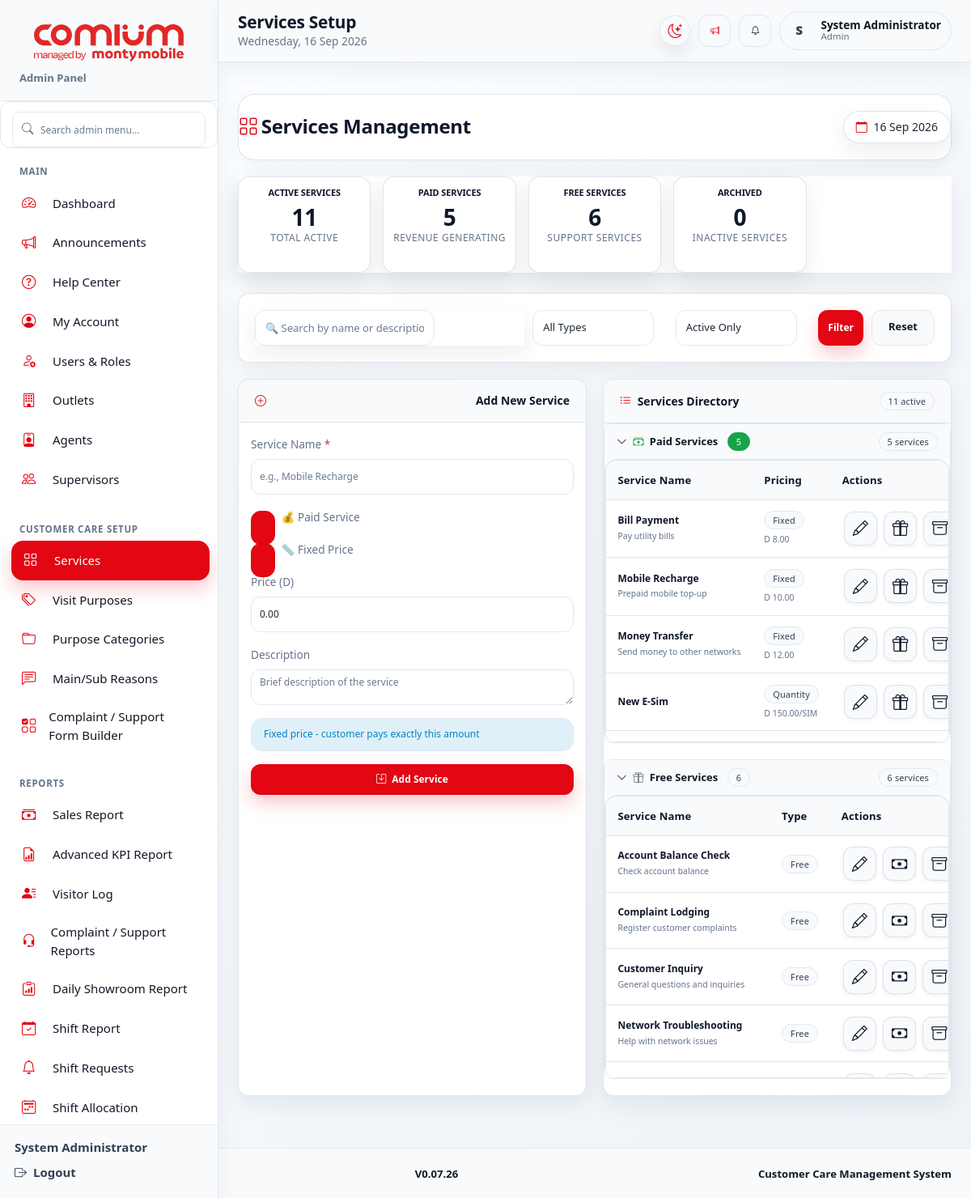
Screenshot of /admin/services.php (signed in) with the database file from the repository.
### tables this page shows
CREATE TABLE `services` (
  `id` int NOT NULL,
  `name` varchar(100) NOT NULL,
  `price` decimal(10,2) NOT NULL,
  `is_paid` tinyint(1) DEFAULT '1',
  `description` text,
  `is_active` tinyint(1) DEFAULT '1',
  `created_at` timestamp NULL DEFAULT CURRENT_TIMESTAMP,
  `is_fixed_price` tinyint(1) DEFAULT '1' COMMENT 'TRUE = Fixed price, FALSE = Customer can pay any amount',
  `min_amount` decimal(10,2) DEFAULT NULL COMMENT 'Minimum amount for flexible pricing',
  `max_amount` decimal(10,2) DEFAULT NULL COMMENT 'Maximum amount for flexible pricing',
  `is_quantity_based` tinyint(1) DEFAULT '0' COMMENT 'TRUE = Price is per unit, multiply by quantity',
  `unit_name` varchar(50) DEFAULT 'unit' COMMENT 'e.g., SIM, GB, minute, etc.',
  `allow_custom_quantity` tinyint(1) DEFAULT '1'
);

### admin/services.php (the view, shortened to what the rows shown need)
<?php
require_once '../config.php';
$search = isset($_GET['search']) ? mysqli_real_escape_string($conn, (string)($_GET['search'] ?? '')) : '';
$show_inactive = isset($_GET['show_inactive']) && $_GET['show_inactive'] == '1';
$filter_type = isset($_GET['type']) ? mysqli_real_escape_string($conn, (string)($_GET['type'] ?? '')) : '';
if ($search || $filter_type) {
    $where_conditions = [];
    if ($show_inactive) {
        $where_conditions[] = "(is_active = 1 OR is_active = 0)";
    } else {
        $where_conditions[] = "is_active = 1";
    }
    if ($filter_type == 'paid') {
        $where_conditions[] = "is_paid = 1";
    } elseif ($filter_type == 'free') {
        $where_conditions[] = "is_paid = 0";
    }
    if ($search) {
        $where_conditions[] = "(name LIKE '%$search%' OR description LIKE '%$search%')";
    }
    $where_sql = !empty($where_conditions) ? "WHERE " . implode(" AND ", $where_conditions) : "";
    $services_query = "SELECT * FROM services $where_sql ORDER BY is_active DESC, is_paid DESC, name";
} elseif ($show_inactive) {
    $services_query = "SELECT * FROM services ORDER BY is_active DESC, is_paid DESC, name";
} else {
    $services_query = "SELECT * FROM services WHERE is_active = 1 ORDER BY is_paid DESC, name";
}
$services_result = mysqli_query($conn, $services_query);
$paid_services = [];
$free_services = [];
$inactive_services = [];
while ($service = mysqli_fetch_assoc($services_result)) {
    if ($service['is_active'] == 0) {
        $inactive_services[] = $service;
    } else if ($service['is_paid'] == 1) {
        $paid_services[] = $service;
    } else {
        $free_services[] = $service;
    }
}
?>
<!DOCTYPE html>
<html lang="en">
<head>
    <link href="https://cdn.jsdelivr.net/npm/bootstrap@5.3.0/dist/css/bootstrap.min.css" rel="stylesheet">
    <link rel="stylesheet" href="https://cdn.jsdelivr.net/npm/bootstrap-icons@1.11.0/font/bootstrap-icons.css">
<link rel="stylesheet" href="<?php echo appAsset('assets/css/sis-page-components.css'); ?>">
<link rel="stylesheet" href="<?php echo appAsset('assets/css/sis-theme.css'); ?>">
</head>
<body class="sis-app-body">
<?php require_once dirname(__DIR__) . '/include/side_header.php'; sisRenderLayoutStart('admin'); ?>
    <div class="main-content">
        <div class="two-col">
            <div class="card">
                <div class="card-body p-0">
                    <?php if (count($paid_services) > 0): ?>
                    <div class="service-group" data-group="paid">
                        <div class="service-list">
                            <div class="table-scroll">
                                <table class="compact-table">
                                    <thead>
                                        <tr>
                                            <th>Service Name</th>
                                            <th>Pricing</th>
                                            <th class="sis-u-e3d221c5">Actions</th>
                                        </tr>
                                    </thead>
                                    <tbody>
                                        <?php foreach ($paid_services as $service):
                                            $price_display = '';
                                            if($service['is_quantity_based']) {
                                                $price_display = 'D ' . number_format($service['price'], 2) . '/' . ($service['unit_name'] ?? 'unit');
                                            } else {
                                                $price_display = 'D ' . number_format($service['price'], 2);
                                            }
                                        ?>
                                        <tr data-service-name="<?php echo strtolower(htmlspecialchars($service['name'])); ?>"
                                            data-service-desc="<?php echo strtolower(htmlspecialchars($service['description'] ?? '')); ?>">
                                            <td>
                                                <strong><?php echo htmlspecialchars($service['name']); ?></strong>
                                                <?php if($service['description']): ?>
                                                <br><small class="text-muted"><?php echo htmlspecialchars(substr($service['description'], 0, 35)); ?></small>
                                                <?php endif; ?>
                                             </td>
                                            <td>
                                                <span class="badge <?php echo $service['is_quantity_based'] ? 'badge-quantity' : ($service['is_fixed_price'] ? 'badge-fixed' : 'badge-flexible'); ?>">
                                                    <?php echo $service['is_quantity_based'] ? 'Quantity' : ($service['is_fixed_price'] ? 'Fixed' : 'Flexible'); ?>
                                                </span>
                                                <div class="small mt-1"><?php echo $price_display; ?></div>
                                             </td>
                                            <td>
                                                <div class="d-flex gap-1">
                                                    <a href="?edit=<?php echo $service['id']; ?>" class="action-btn" title="Edit">
                                                        <i class="bi bi-pencil"></i>
                                                    </a>
                                                    <form method="post" class="d-inline"><button class="action-btn text-info border-0 bg-transparent" title="Toggle Free"><i class="bi bi-gift"></i></button></form>
                                                    <form method="post" class="d-inline" onsubmit="return confirm('Archive this service?')"><button class="action-btn text-warning border-0 bg-transparent" title="Archive"><i class="bi bi-archive"></i></button></form>
                                                </div>
                                             </td>
                                        </tr>
                                        <?php endforeach; ?>
                                    </tbody>
                                </table>
                            </div>
                        </div>
                    </div>
                    <?php endif; ?>
                    <?php if (count($free_services) > 0): ?>
                    <div class="service-group" data-group="free">
                        <div class="service-list">
                            <div class="table-scroll">
                                <table class="compact-table">
                                    <thead>
                                        <tr>
                                            <th>Service Name</th>
                                            <th>Type</th>
                                            <th class="sis-u-e3d221c5">Actions</th>
                                        </tr>
                                    </thead>
                                    <tbody>
                                        <?php foreach ($free_services as $service): ?>
                                        <tr data-service-name="<?php echo strtolower(htmlspecialchars($service['name'])); ?>"
                                            data-service-desc="<?php echo strtolower(htmlspecialchars($service['description'] ?? '')); ?>">
                                            <td>
                                                <strong><?php echo htmlspecialchars($service['name']); ?></strong>
                                                <?php if($service['description']): ?>
                                                <br><small class="text-muted"><?php echo htmlspecialchars(substr($service['description'], 0, 35)); ?></small>
                                                <?php endif; ?>
                                             </td>
                                            <td>
                                                <span class="badge badge-free">Free</span>
                                             </td>
                                            <td>
                                                <div class="d-flex gap-1">
                                                    <a href="?edit=<?php echo $service['id']; ?>" class="action-btn" title="Edit">
                                                        <i class="bi bi-pencil"></i>
                                                    </a>
                                                    <form method="post" class="d-inline"><button class="action-btn text-success border-0 bg-transparent" title="Make Paid"><i class="bi bi-cash"></i></button></form>
                                                    <form method="post" class="d-inline" onsubmit="return confirm('Archive this service?')"><button class="action-btn text-warning border-0 bg-transparent" title="Archive"><i class="bi bi-archive"></i></button></form>
                                                </div>
                                             </td>
                                        </tr>
                                        <?php endforeach; ?>
                                    </tbody>
                                </table>
                            </div>
                        </div>
                    </div>
                    <?php endif; ?>
                </div>
            </div>
        </div>
    </div>
</body>
</html>

### rows the page displays
services: name "Bill Payment", description "Pay utility bills", is_quantity_based "Fixed", price "D 8.00"
services: name "Mobile Recharge", description "Prepaid mobile top-up", is_quantity_based "Fixed", price "D 10.00"
services: name "Money Transfer", description "Send money to other networks", is_quantity_based "Fixed", price "D 12.00"
services: name "New E-Sim", is_quantity_based "Quantity", price_display "D 150.00/SIM"
services: name "Account Balance Check", description "Check account balance"
services: name "Complaint Lodging", description "Register customer complaints"
services: name "Customer Inquiry", description "General questions and inquiries"
services: name "Network Troubleshooting", description "Help with network issues"

### other values shown
$roleLabel "Admin"
$section['title'] "MAIN"
$label "Dashboard"
$label "Announcements"
$label "Help Center"
$label "My Account"
$label "Users & Roles"
$label "Outlets"
$label "Agents"
$label "Supervisors"
$section['title'] "CUSTOMER CARE SETUP"
$label "Services"
$label "Visit Purposes"
$label "Purpose Categories"
$label "Main/Sub Reasons"
